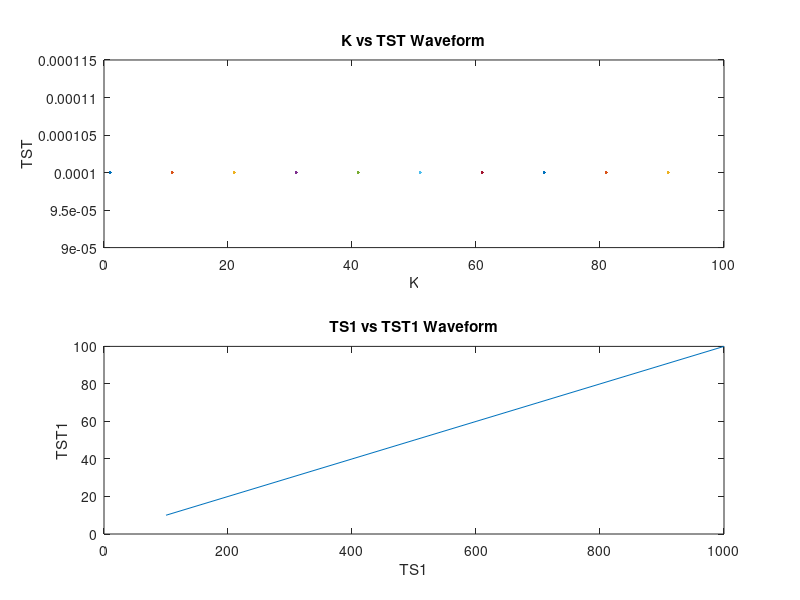

Reproduce this figure in MATLAB.
clear all;
clc;
K = 1:10:100;
TST = 0.0001;
KO = 0;
TS = (TST*K)+KO;
subplot(2,1,1);
plot(K,TST)
title('K vs TST Waveform');
xlabel('K')
ylabel('TST')
hold on;
K1 = 10;
TS1 = 100:100:1000;
KO1 = 0.00001;
TST1 = (TS1-KO1)/K1;
subplot(2,1,2);
plot(TS1,TST1)
title('TS1 vs TST1 Waveform');
xlabel('TS1')
ylabel('TST1')
hold on;